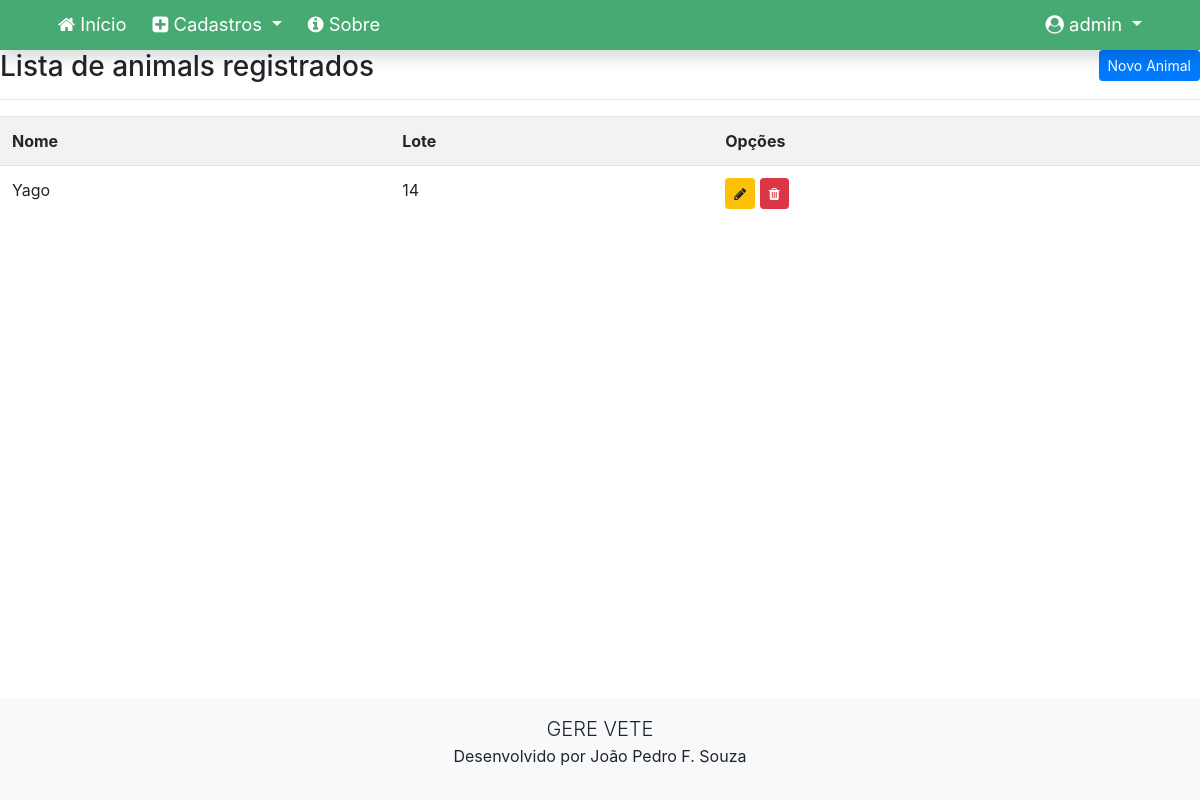
The page /listar/animais/ (signed in) on the database as committed earlier.
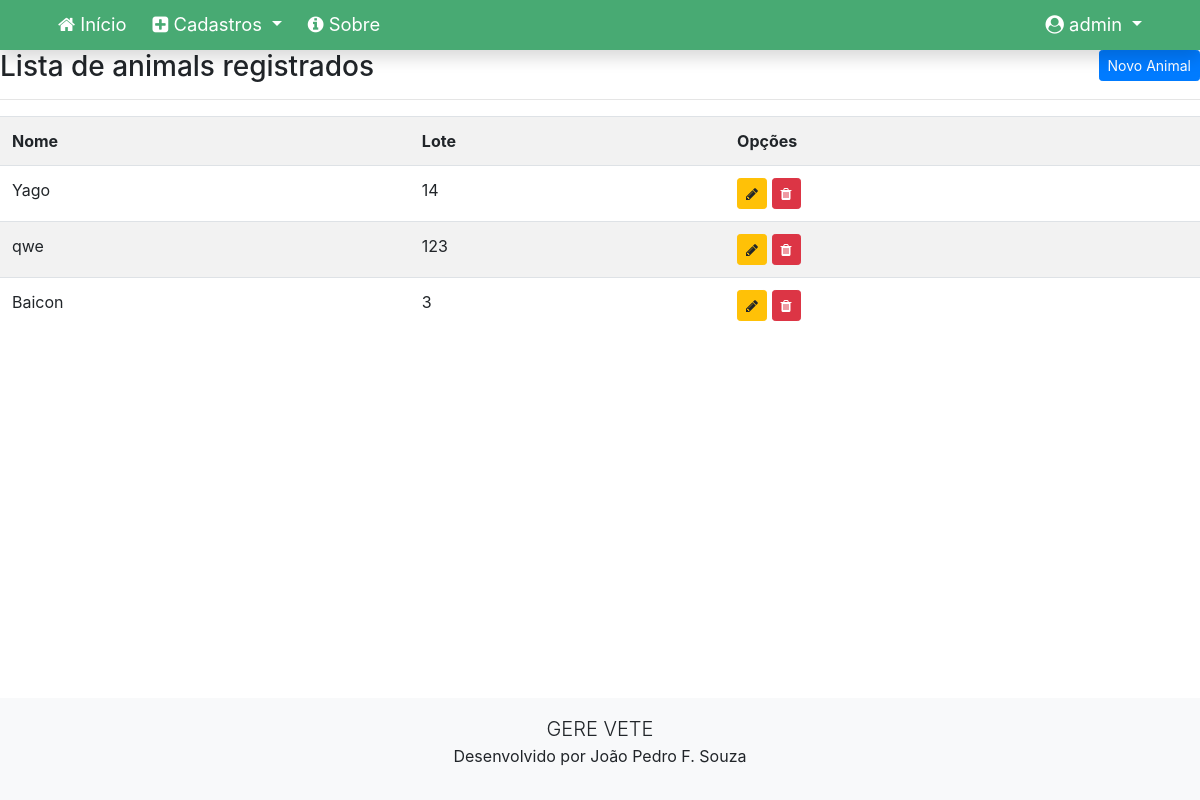
The same page on the database as committed later.
### cadastros/models.py (models this page shows, shortened)
class Animal(models.Model):
    nome = models.CharField(max_length=100)
    lote = models.CharField(max_length=100)
    nomePai = models.CharField(max_length=100)
    numeroPai = models.CharField(max_length=100)
    nomeMae = models.CharField(max_length=100)
    numeroMae = models.CharField(max_length=100)
    motivoBaixa = models.CharField(max_length=100)
    partosNaoLancados = models.IntegerField()
    dataNascimento = models.DateField()
    dataBaixa = models.DateField()
    fazenda = models.ForeignKey(Fazenda, on_delete=models.CASCADE)
    usuario = models.ForeignKey(User, on_delete=models.PROTECT)

### cadastros/views.py (the view)
# urls.py: path('listar/animais/', AnimalList.as_view(), name='animal-list'),
class AnimalList(LoginRequiredMixin, ListView):
    login_url = reverse_lazy('login')
    model = Animal
    template_name = 'cadastros/listas/animal.html'
    def get_queryset(self):
        self.object_list = Animal.objects.filter(usuario=self.request.user)
        return self.object_list

### cadastros/templates/cadastros/listas/animal.html (shortened to what this page needs)
{% extends 'paginas/modelo-blue-deep.html' %}
{% load static %}
{% block conteudo %}
<h3>
    Lista de animals registrados
    <a href="{% url 'animal-create' %}" class="btn btn-primary btn-sm float-right">Novo Animal</a>
</h3>
<hr>
<div class="table-responsive">
    <table class="table table-striped">
        <tr>
            <th>Nome</th>
            <th>Lote</th>
            <th>Opções</th>
        </tr>
        {% for animal in object_list %}
        <tr>
            <td>{{ animal.nome }}</td>
            <td>{{ animal.lote }}</td>
            <td>
                <a href="{% url 'animal-update' animal.pk %}" class="btn btn-warning btn-sm" title="Editar">
                    <i class="fa fa-pencil" aria-hidden="true"></i>
                </a>
                <a href="{% url 'animal-delete' animal.pk %}" class="btn btn-danger btn-sm" title="Excluir">
                    <i class="fa fa-trash" aria-hidden="true"></i>
                </a>
            </td>
        </tr>
        {% empty %}
        <tr>
            <td colspan="3">Nenhum animal registrado.</td>
        </tr>
        {% endfor %}
    </table>
</div>
{% endblock %}

### paginas/templates/paginas/modelo-blue-deep.html (shortened to what this page needs)
{% load static %}
<!doctype html>
<html lang="pt-br" class="h-100">
<head>
    <link href="{% static 'css/bootstrap.min.css' %}" rel="stylesheet">
    <link href="{% static 'css/font-awesome.min.css' %}" rel="stylesheet">
    <link href="{% static 'css/gerevete.css' %}" rel="stylesheet">
    <link rel="stylesheet" type="text/css" href="https://cdn.datatables.net/v/bs4/dt-1.10.22/datatables.min.css" />
</head>
<body class="d-flex flex-column h-100">
    <main role="main" class="flex-shrink-0">
        {% block menu %}
        <nav class="navbar navbar-expand-lg navbar-dark bg-gerevete font-115 shadow">
            <div class="container">
                <div class="collapse navbar-collapse" id="navbarNavDropdown">
                    <ul class="navbar-nav mr-auto">
                        <li class="nav-item">
                            <a class="nav-link" href="{% url 'index' %}">
                                <i class="fa fa-home" aria-hidden="true"></i>
                                Início
                            </a>
                        </li>
                        {% if request.user.is_authenticated %}
                        <li class="nav-item dropdown">
                            <a class="nav-link dropdown-toggle text-white" href="#" id="navbarDropdownMenuLink"
                                role="button" data-toggle="dropdown" aria-haspopup="true" aria-expanded="false">
                                <i class="fa fa-plus-square" aria-hidden="true"></i>
                                Cadastros
                            </a>
                        </li>
                        {% endif %}
                        <li class="nav-item ">
                            <a class="nav-link" href="{% url 'sobre' %}">
                                <i class="fa fa-info-circle" aria-hidden="true"></i>
                                Sobre
                            </a>
                        </li>
                    </ul>
                    <ul class="navbar-nav">
                        {% if request.user.is_authenticated %}
                        <li class="nav-item dropdown">
                            <a class="nav-link dropdown-toggle text-white" href="#" id="navbarDropdownMenuLink"
                                role="button" data-toggle="dropdown" aria-haspopup="true" aria-expanded="false">
                                <i class="fa fa-user-circle" aria-hidden="true"></i>
                                <span id="username">{{ request.user }}</span>
                            </a>
                        </li>
                        {% endif %}
                    </ul>
                </div>
            </div>
        </nav>
        {% endblock %}
        {% block conteudo %}{% endblock %}
    </main>
    <footer class="mt-auto">
        {% block rodape %}
        <div class="container-fluid bg-light text-center p-3">
            <div class="row">
                <div class="col-md-4 mx-auto text-center">
                    <p>
                        <span class="lead">GERE VETE</span><br>
                        <span>Desenvolvido por João Pedro F. Souza</span>
                    </p>
                </div>
            </div>
            {% endblock %}
    </footer>
</body>
</html>

### static/css/gerevete.css (style rules this page uses)
.bg-gerevete { background-color: #48aa73; }
.font-115 { font-size: 115%; }
.navbar { padding: 0 !important; }
.navbar a.nav-link { color: white !important; }
.navbar .nav-item { padding: 3px 5px; }
table td { max-width: 500px; }

Rows that differ between the two databases and show on the page:
added Animal: nome "qwe", lote "123"
added Animal: nome "Baicon", lote "3"
